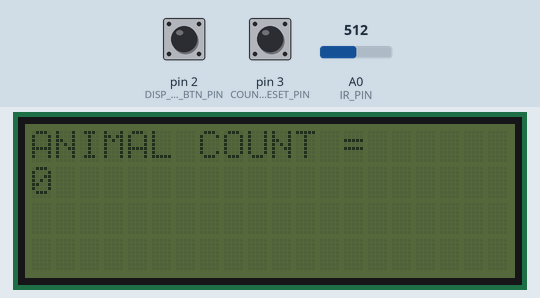
A sketch run on a simulated Arduino Uno, built with avr-gcc and run on an emulated ATmega328P. On the bench: 20×4 character LCD. The inputs (shaded band) are chosen by the test bench; at power-on: pin 2 (DISP_SHOW_BTN_PIN) HIGH, A0 (IR_PIN) = 512, pin 3 (COUNTER_RESET_PIN) HIGH. What the sketch prints to the serial monitor is not drawn.

Above: at 6.3 s.
6.4 s: pin 2 (DISP_SHOW_BTN_PIN) pulled LOW for 0.15 s
At 7.2 s:
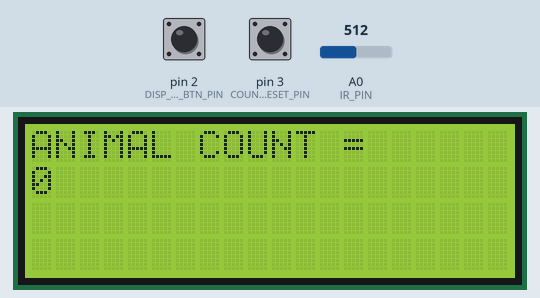
8.0 s: A0 (IR_PIN) set to 716
At 9.3 s:
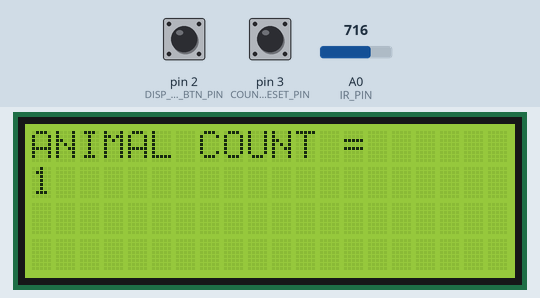
Timing chart, 0 to 11.0 s (numbered marks = the images above; inputs shaded):
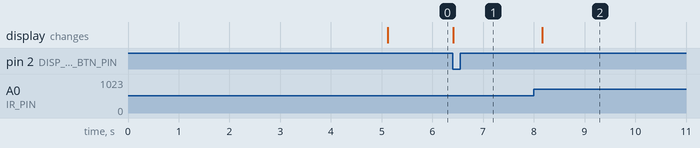

The sketch:

tracking_tunnel.ino
```cpp
#include <LiquidCrystal_I2C.h>

#define SERIAL_BAUD_RATE 115200

#define DISP_I2C_ADDR 0x27
#define DISP_RES_H 20
#define DISP_RES_V 4

#define DISP_SHOW_BTN_PIN 2
#define IR_PIN A0
#define COUNTER_RESET_PIN 3
#define CAMERA_TRIGGER_PIN 12

#define ADC_MAX_V 5.0
#define ADC_MAX 1023.0 // 2^10 - 1 as 10 bit ADC

#define IR_RANGE_MAX 80.0
#define IR_RANGE_MIN 5.7076
#define IR_OUT_OF_RANGE -1
#define IR_CURVE_COEFFICIENT 26.85
#define IR_CURVE_EXP -1.2642

#define DETECTION_DEV_CM 1.5 // deviation in width for detection event

#define CAMERA_TRIGGER_PULSE_MS 30 // pulse that camera requires
#define INITIALISATION_DELAY_MS 5000
#define DISPLAY_TIMEOUT_MS 10000
#define POLLING_DELAY_MS 50
#define DETECTION_MS 100 // ms required for a detection event

double tunnelWidth;
float curRange;
uint16_t nPredators = 0;
uint8_t msDetected = 0;
bool animalInTunnel = false; // if animal has exited tunnel, as to not be tracked twice
bool dispOn = false;
uint16_t dispOnTime = 0;
bool shouldUpdateDisp = false;

LiquidCrystal_I2C lcd(DISP_I2C_ADDR, DISP_RES_H, DISP_RES_V);

// runs once
void setup(void)
{

  pinMode(DISP_SHOW_BTN_PIN, INPUT_PULLUP);
  pinMode(COUNTER_RESET_PIN, INPUT_PULLUP);
  pinMode(CAMERA_TRIGGER_PIN, OUTPUT);

  digitalWrite(CAMERA_TRIGGER_PIN, LOW);

  Serial.begin(SERIAL_BAUD_RATE);

//  delay(INITIALISATION_DELAY_MS);
  lcd.init();
  lcd.backlight();

  lcd.print(F("INITIALISED"));
  Serial.println(F("TRACKING TUNNEL INITIALISED"));

  attachInterrupt(digitalPinToInterrupt(DISP_SHOW_BTN_PIN), handleDispShow, FALLING);
  attachInterrupt(digitalPinToInterrupt(COUNTER_RESET_PIN), handleAnimalCountReset, FALLING);

  tunnelWidth = readRangeCm();
  if(tunnelWidth == IR_OUT_OF_RANGE) {
    Serial.println(F("OUT OF RANGE. PLEASE RESET TUNNEL"));
    lcd.setCursor(0,0);
    lcd.print(F("OUT OF RANGE."));
    lcd.setCursor(0, 1);
    lcd.print(F("RESET TUNNEL"));
    while(true);
  }
  lcd.setCursor(0, 0);
  lcd.print(F("TUNNEL WIDTH = "));
  lcd.setCursor(0, 1);
  lcd.print(tunnelWidth);
  Serial.print(F("TUNNEL WIDTH = "));
  Serial.println(tunnelWidth);
  delay(INITIALISATION_DELAY_MS);
  lcd.noBacklight();
  displayAnimalCount();
}

// runs indefinitely
void loop(void)
{
  curRange = readRangeCm();

  // turn lcd off if display timeout elapsed
  if(dispOn && (dispOnTime <= DISPLAY_TIMEOUT_MS)) {
    lcd.backlight();
  } else {
    lcd.noBacklight();
    dispOn = false;
    dispOnTime = 0;
  }

  //update display if display signal received
  if(shouldUpdateDisp) {
    displayAnimalCount();
    shouldUpdateDisp = false;
  }

  // if current range deviates from tunnel width
  if((curRange <= (tunnelWidth - DETECTION_DEV_CM)) || (curRange >= (tunnelWidth + DETECTION_DEV_CM))) {
    // only handle new animal if detected for the set time, and not already an animal in the tunnel
    if(((msDetected += POLLING_DELAY_MS) >= DETECTION_MS) && !animalInTunnel) {
      animalInTunnel = true;
      nPredators++;
      msDetected = 0;
      pulseCameraTrigger();
      shouldUpdateDisp = true;
      Serial.println("ANIMAL DETECTED");
    }
  } else animalInTunnel = false;
  dispOnTime += POLLING_DELAY_MS;
  delay(POLLING_DELAY_MS);
}

// converts raw ADC output to voltage
float rawToVoltage(uint16_t raw)
{
  return raw * (ADC_MAX_V / ADC_MAX);
}

// converts voltage to range in cm
double voltageToRange(float voltage)
{
  float range = IR_CURVE_COEFFICIENT * pow(voltage, IR_CURVE_EXP);
  Serial.println(range);
  if((range <= IR_RANGE_MAX) && (range >= IR_RANGE_MIN)) {
    return range;
  }
  return IR_OUT_OF_RANGE;
}

// handler for display show button press
void handleDispShow(void)
{
  dispOn = true;
}

// handler for animal count reset
void handleAnimalCountReset(void)
{
  // may need debouncing
  nPredators = 0;
  shouldUpdateDisp = true;
}

// reads IR sensor, returns range in cm
float readRangeCm(void)
{
  uint16_t rangeRaw = analogRead(IR_PIN);
  float rangeVolt = rawToVoltage(rangeRaw);
  return voltageToRange(rangeVolt);
}

// pulses camera trigger output
void pulseCameraTrigger(void)
{
    digitalWrite(CAMERA_TRIGGER_PIN, HIGH);
    delay(CAMERA_TRIGGER_PULSE_MS);
    digitalWrite(CAMERA_TRIGGER_PIN, LOW);
}

// updates LCD with current animal count
void displayAnimalCount() {
  lcd.clear();
  lcd.print(F("ANIMAL COUNT ="));
  lcd.setCursor(0, 1);
  lcd.print(nPredators);
}
```

Measured:
- after the input at 6.4 s, the display: changes at once (image 1)
- after the input at 8.0 s, the display: changes after 0.17 s (image 2)
